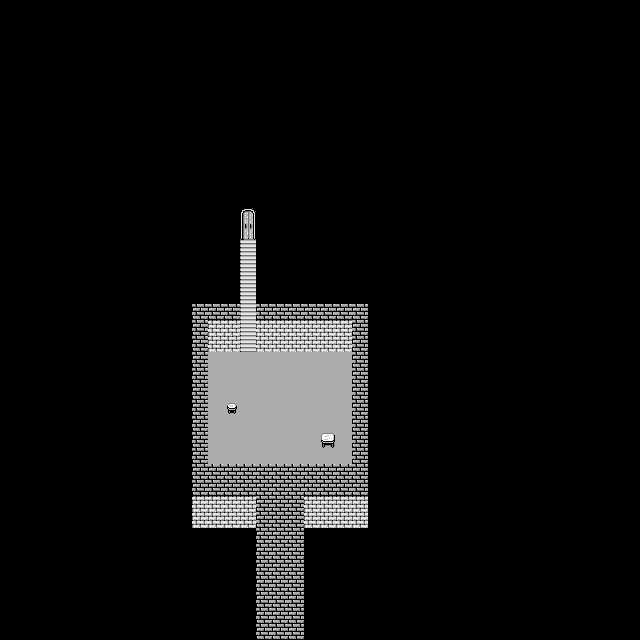

Below is a game level as drawn by its tile map, then a one-line description and the .tmx that defines it (tile-layer data replaced by summaries):
An orthogonal 40x40 tile map with 16x16 px tiles, 3 tile layers (Tile Layer 1, Tile Layer 2, Tile Layer 3), 2 tilesets and 4 objects (3x Character, Event).

<map version="1.0" orientation="orthogonal" renderorder="right-down" width="40" height="40" tilewidth="16" tileheight="16" nextobjectid="6">
 <properties>
  <property name="bgm" value="world1_town" />
  <property name="name" value="Castle of Hero" />
 </properties>
 <tileset firstgid="1" source="../tilesets/lower.tsx" />
 <tileset firstgid="176" source="../tilesets/upper.tsx" />
 <layer name="Tile Layer 1" width="40" height="40" opacity="0.9">
  <properties>
   <property name="z" value="0" />
  </properties>
  <data>[1600 cells, 181 non-empty, 7 distinct tile ids]</data>
 </layer>
 <layer name="Tile Layer 2" width="40" height="40">
  <properties>
   <property name="z" value=".5" />
  </properties>
  <data>[1600 cells, 3 non-empty, 3 distinct tile ids]</data>
 </layer>
 <objectgroup name="Object Layer 1">
  <object id="1" name="moveknight" type="Character" x="240" y="352" width="16" height="16">
   <properties>
    <property name="appearance" value="4dir_knight" />
    <property name="face" value="SOUTH" />
    <property name="hide" value="return getSwitch('entry_knight')" />
    <property name="onInteract" value="play('hero/entry01.lua')" />
   </properties>
  </object>
  <object id="2" name="knight" type="Character" x="208" y="352" width="16" height="16">
   <properties>
    <property name="appearance" value="4dir_knight" />
    <property name="face" value="EAST" />
    <property name="hide" value="return (not getSwitch('entry_knight'))" />
    <property name="onInteract" value="speak('Please, pass and speak to the grandmaster.')" />
   </properties>
  </object>
  <object id="3" name="knight" type="Character" x="304" y="352" width="16" height="16">
   <properties>
    <property name="appearance" value="4dir_knight" />
    <property name="face" value="SOUTH" />
    <property name="onInteract" value="speak('Welcome to Hero, stranger. This entrance is kept by the Knights of Hero, but none have passed in years.')" />
   </properties>
  </object>
  <object id="4" name="tele" type="Event" x="240" y="224" width="16" height="16">
   <properties>
    <property name="onCollide" value="teleport('hero/fortress_b1.tmx', 1, 5)" />
   </properties>
  </object>
 </objectgroup>
 <layer name="Tile Layer 3" width="40" height="40">
  <properties>
   <property name="z" value="1.0" />
  </properties>
  <data>[1600 cells, 0 non-empty, 0 distinct tile ids]</data>
 </layer>
</map>
